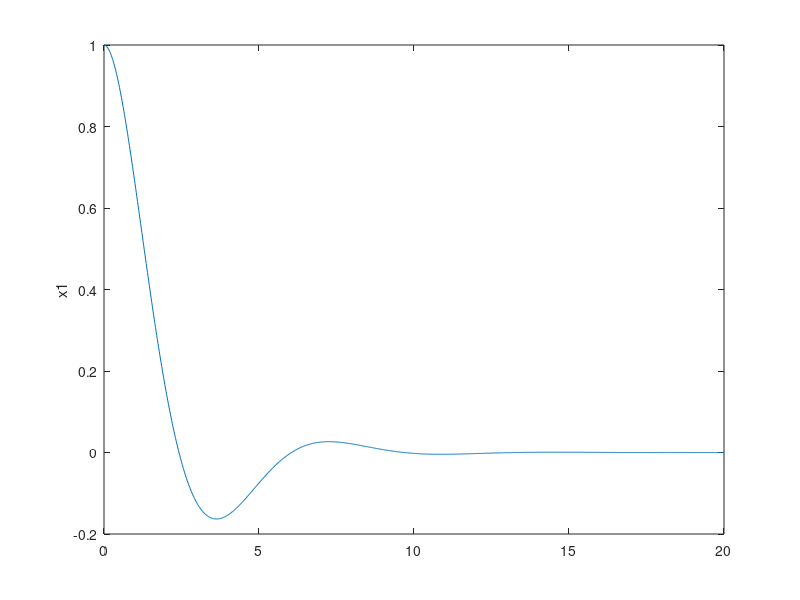
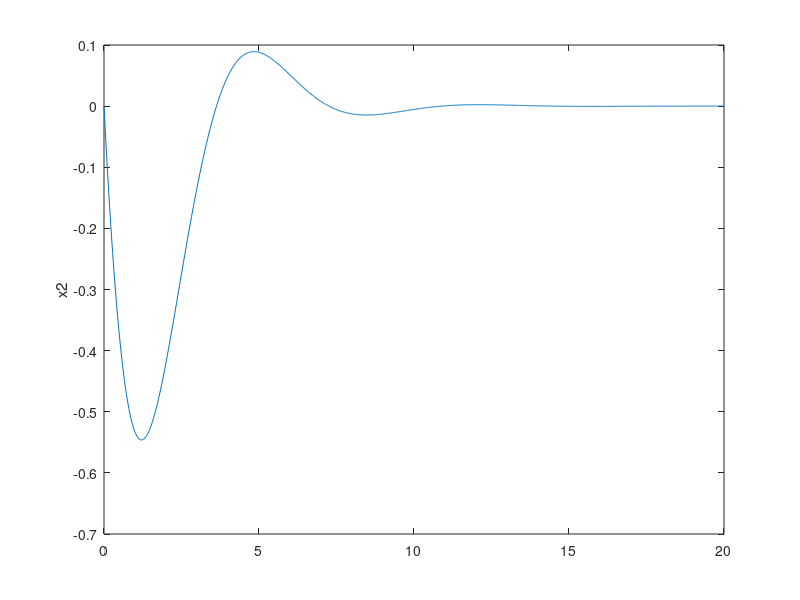

These figures' MATLAB source, in order:
clear all;
close all
clc;

K_k = 1;
% k = 0.1;

A = [0 1;0 0];
B = [0 1]';
C = [1 1];
Q = eye(2);
x0 = [1 0]';
X = x0*x0';
R = 0.1;

A_k = A - B*K_k*C;
eig(A_k);
Jt = zeros(1000,1);
JtNew = zeros(1000,1);
Kt = zeros(1000,1);
alpha = 0.001;
for k = 1:1000
    %     K_k = K_0;
    A_k = A - B*K_k*C;
    P_k = lyap(A_k,Q + C'*K_k'*R*K_k*C);
    S_k = lyap(A_k,X);
    J_k = 1/2*trace(P_k*X);
    Jt(k) = J_k;
    DeltaK = inv(R)*B'*P_k*S_k*C'*inv(C*S_k*C') - K_k;
    
    for i = 1:1000
        K_kNew = K_k + alpha*DeltaK;
        A_k = A - B*K_kNew*C;
        P_kNew = lyap(A_k,Q + C'*K_kNew'*R*K_kNew*C);
        S_k = lyap(A_k,X);
        EigAk = eig(A_k);
        
        J_kNew = 1/2*trace(P_kNew*X);
        JtNew(i) = J_kNew;
        %       if  i > 1
        %         Delta_J(i) = Jt(i) - Jt(i+1);
        Delta_J = J_k - J_kNew;
        
        if max(real(EigAk)) < 0 && J_kNew < J_k  
            K_k = K_kNew;
            Kt(k) = K_k;
            J_k = J_kNew;
            Jt(i) = J_k;
            break
        else
            alpha = alpha/10;
            K_kNew = K_k + alpha*DeltaK;
            K_k = K_kNew;
            Kt(k) = K_k;
            A_k = A - B*K_k*C;
            EigAk = eig(A_k);
            P_kNew = lyap(A_k,Q + C'*K_kNew'*R*K_kNew*C);
            S_k = lyap(A_k,X);
            J_kNew = 1/2*trace(P_kNew*X);
            J_k = J_kNew;
            Jt(i) = J_k;
            DeltaK = inv(R)*B'*P_k*S_k*C'*inv(C*S_k*C') - K_k;
        end
    end
    
    if Delta_J < 0.0000001
        
        K_k = K_kNew;
        Kt(k) = K_k;
        J_k = J_kNew;
        break
    end
    
end

% figure
% plot(Jt)
% xlabel('no of iterations')
% ylabel('J')
%
% hold on
% figure
% plot(Kt)
% xlabel('no of iterations')
% ylabel('Gain K ')
% hold on

K = K_k(end);
sys=ss(A-B*K*C,B,C,0);
[y,t,x]=initial(sys,x0,linspace(0,20,1000));
figure
% subplot(211)
plot(t,x(:,1)); ylabel('x1')
hold on
figure
% subplot(212)
plot(t,x(:,2)); ylabel('x2')

